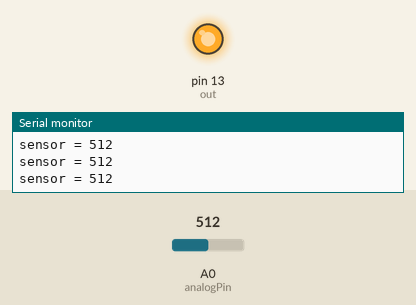
A sketch run on a simulated Arduino Uno, built with avr-gcc and run on an emulated ATmega328P. Shown: output pins drawn as LEDs (lit = HIGH), the last lines printed to the serial monitor. Inputs (shaded band) come from the test bench; at power-on: A0 (analogPin) = 512.

Above: at 1.2 s.
1.3 s: A0 (analogPin) set to 33
2.8 s: A0 (analogPin) set to 29
At 3.4 s:
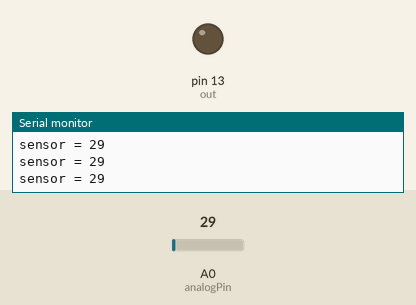
4.3 s: A0 (analogPin) set to 1023
At 4.7 s:
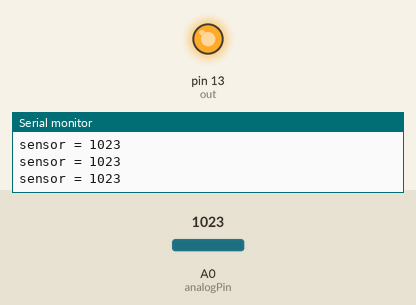
5.8 s: A0 (analogPin) set to 20
At 6.8 s:
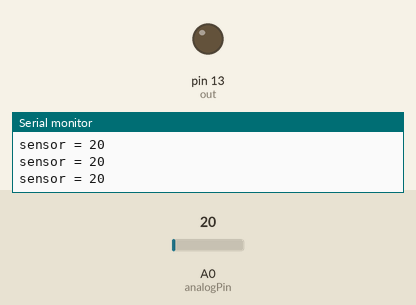
Timing chart, 0 to 8.3 s (numbered marks = the images above; inputs shaded):
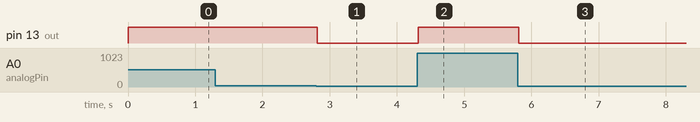

The sketch:

IR_SENSOR.ino
```cpp
int analogPin = A0;
int out = 13 ;
int sensorValue = 0 ;
void setup() {
  Serial.begin(9600);
  pinMode(out,OUTPUT);


}

void loop() {
  sensorValue = analogRead(analogPin);

  Serial.print("sensor = " );
  Serial.println(sensorValue);
  if(sensorValue>30)
  {
    digitalWrite(out,1);
  }else
  {
    digitalWrite(out,0);
  }
}
```

Measured:
- the behaviour switches between 31 and 30 on A0 (analogPin) (found by bisection; images 0 and 1)
- after the input at 2.8 s, pin 13 (out): HIGH → LOW at once
- after the input at 4.3 s, pin 13 (out): LOW → HIGH at once
- after the input at 5.8 s, pin 13 (out): HIGH → LOW at once
